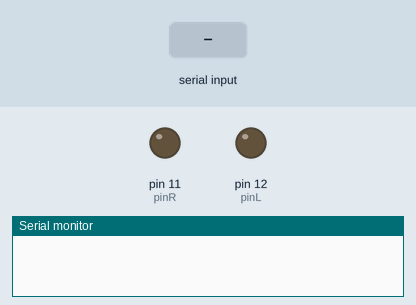
Recording of a sketch running on a simulated Arduino Uno, built with avr-gcc and run on an emulated ATmega328P. On the bench: output pins drawn as LEDs (lit = HIGH), the last lines printed to the serial monitor. Inputs (shaded band) come from the test bench.

Above: at 1.2 s.
1.3 s: "a" received over Serial
At 2.5 s:
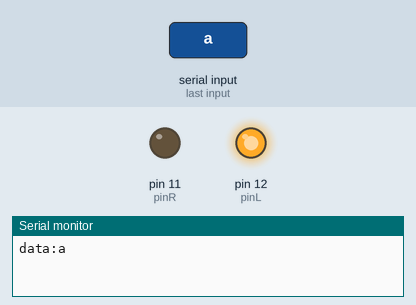
2.8 s: "w" received over Serial
At 3.7 s:
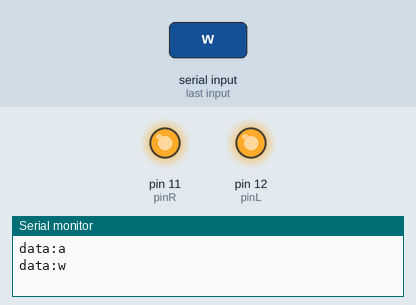
4.3 s: "d" received over Serial
At 4.8 s:
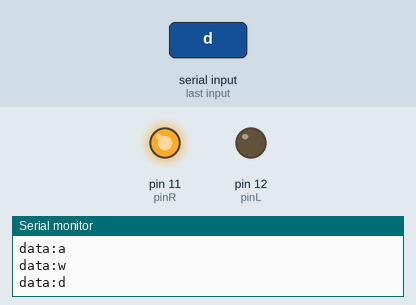
Timing chart, 0 to 7.3 s (numbered marks = the images above; inputs shaded):
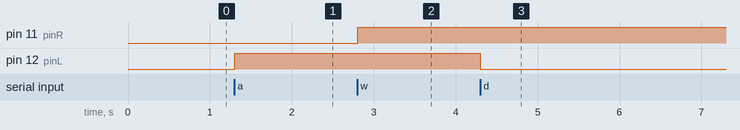

Measured:
- after the input at 1.3 s, pin 12 (pinL): LOW → HIGH at once
- after the input at 2.8 s, pin 11 (pinR): LOW → HIGH at once
- after the input at 4.3 s, pin 12 (pinL): HIGH → LOW at once

The sketch:

LED.ino
```cpp
#include"LED.h"
String data;
#define pinL 12
#define pinR 11
LED led(pinL, pinR);
void setup() {
  // put your setup code here, to run once:
  Serial.begin(115200);
}

void loop() {
  // put your main code here, to run repeatedly:
  if (Serial.available() > 0) {
    receive();
    if (data == "a") {
      led.Led(HIGH, LOW);
    }
    if (data == "s") {
      led.Led(LOW, LOW);
    }
    if (data == "w") {
      led.Led(HIGH, HIGH);
    }
     if (data == "d") {
      led.Led(LOW, HIGH);
    }
  }
}
void receive() {
  data = "";
  while (Serial.available() > 0) {
    data = data + char(Serial.read());
    delay(2);
  }
  Serial.println("data:" + data);
}
```

LED.cpp
```cpp
/*******************
  ==Arduino==
  @name         Stepper
  @namespace    qchenmo.com
  @version      0.1
  @description  4（5）线步进电机库例程，四相电机,主文件
  @author       chemoontheshy
  @date         2020/3/7

*******************/

#include"LED.h"
#include"Arduino.h"


LED::LED(int ledRight, int ledLeft)
{
  ledR = ledRight;
  ledL = ledLeft;
  pinMode(ledR, OUTPUT);
  pinMode(ledL, OUTPUT);
}

void LED::Led(int r, int l)
{
  if (r == HIGH ) {
    digitalWrite(ledR, HIGH);
  } else if (r == LOW ) {
    digitalWrite(ledR, LOW);
  }  if ( l ==HIGH) {
    digitalWrite(ledL, HIGH);
  } else if ( l == LOW) {
    digitalWrite(ledL, LOW);
  }
 delay(200);

}
```

LED.h
```cpp
/*******************
  ==Arduino==
  @name         Stepper
  @namespace    qchenmo.com
  @version      0.1
  @description  4（5）线步进电机库例程，四相电机,头文件
  @author       chemoontheshy
  @date         2020/3/7

*******************/

#ifndef _LED_H_
#define _LED_H_

//导入Arduino核心头文件
#include"Arduino.h"

class LED
{
  private:
    int ledR;//R
    int ledL;//L

  public:
    LED(int ledRight, int ledLeft);
    void Led(int r,int l);

};

#endif
```
